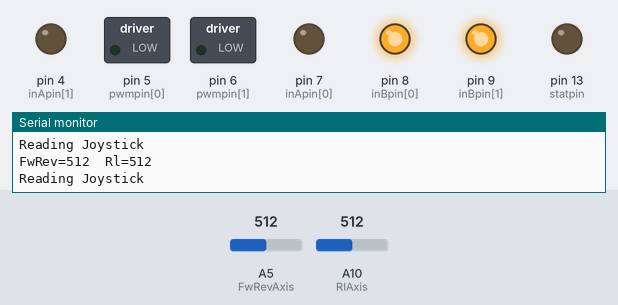
This sketch was run on a simulated Arduino Mega 2560, built with avr-gcc and run on an emulated ATmega2560. Shown: switched loads named in the sketch (green lamp = pin HIGH), output pins drawn as LEDs (lit = HIGH), the last lines printed to the serial monitor. The inputs (shaded band) are chosen by the test bench; at power-on: A5 (FwRevAxis) = 512, A10 (RlAxis) = 512.

Above: at 1.2 s.
1.3 s: A5 (FwRevAxis) set to 497
At 2.3 s:
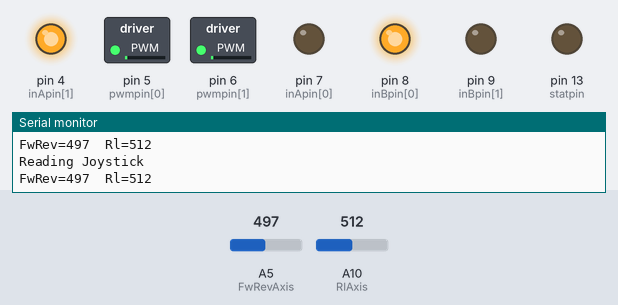
2.9 s: A10 (RlAxis) set to 502
At 3.9 s:
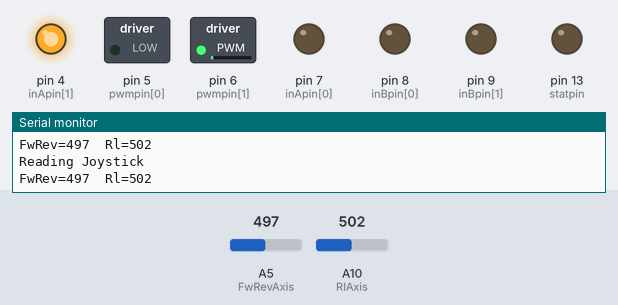
4.5 s: A10 (RlAxis) set to 306
At 6.1 s:
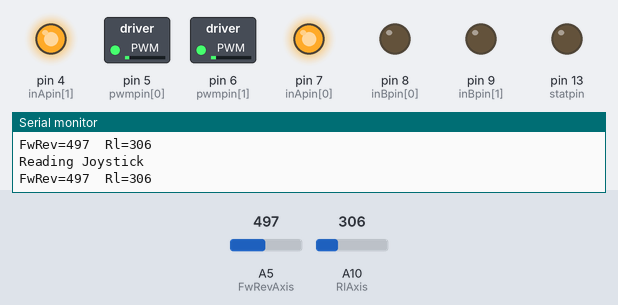
7.0 s: A5 (FwRevAxis) set to 375
At 7.19 s:
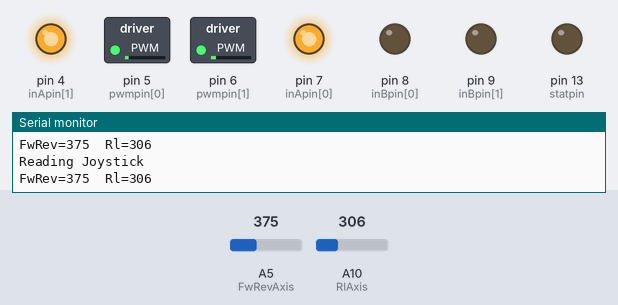
10.0 s: A5 (FwRevAxis) set to 349
At 11.0 s:
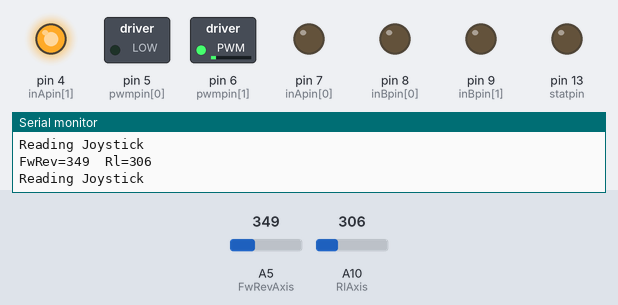
11.5 s: A10 (RlAxis) set to 290
At 13.2 s:
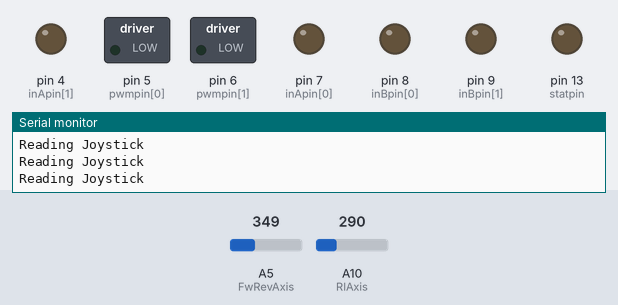
Timing chart, 0 to 14.5 s (numbered marks = the images above; inputs shaded):
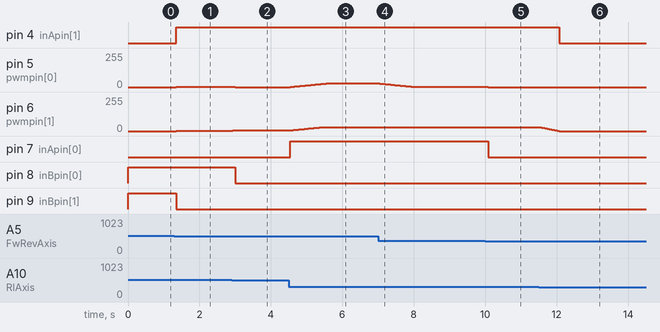

Measured:
- the behaviour switches between 505 and 504 on A5 (FwRevAxis) (found by bisection; images 0 and 1)
- the behaviour switches between 503 and 502 on A10 (RlAxis) (found by bisection; images 1 and 2)
- the behaviour switches between 367 and 366 on A5 (FwRevAxis) (found by bisection; images 4 and 5)
- after the input at 1.3 s, pin 4 (inApin[1]): LOW → HIGH after 0.05 s; pin 5 (pwmpin[0]), pin 6 (pwmpin[1]): 0/255 → 3/255 after 0.05 s; pin 9 (inBpin[1]): HIGH → LOW after 0.05 s
- after the input at 2.9 s, pin 5 (pwmpin[0]): 3/255 → 0/255 at once; pin 6 (pwmpin[1]): 3/255 → 5/255 at once; pin 8 (inBpin[0]): HIGH → LOW after 0.11 s
- after the input at 4.5 s, pin 5 (pwmpin[0]): moves from 0/255 to 27/255 over 1.0 s, starting at once; pin 6 (pwmpin[1]): moves from 5/255 to 30/255 over 0.92 s, starting at once; pin 7 (inApin[0]): LOW → HIGH at once
- after the input at 7.0 s, pin 5 (pwmpin[0]): moves from 27/255 to 2/255 over 0.92 s, starting after 0.05 s
- after the input at 10.0 s, pin 5 (pwmpin[0]): 2/255 → 0/255 after 0.05 s; pin 7 (inApin[0]): HIGH → LOW after 0.09 s
- after the input at 11.5 s, pin 4 (inApin[1]): HIGH → LOW after 0.57 s; pin 6 (pwmpin[1]): moves from 30/255 to 0/255 over 0.54 s, starting at once

The sketch:

Scooter_v0.1.0.ino
```cpp
// (licence header left out)
// The value "onFull" below represents the max speed that will be supported.
// You can set the value to any integer value from 0 to 255
// It's probably best to keep the value in the range of 30 to 255
// If it is too low, then there will not be enough power to the motors,
// and they will stall out.
// For Example:
// const int onFull = 30; // slow speed
// const int onFull = 120; // medium speed
// const int onFull = 255; // top speed
// etc.
// CHANGE THE VALUE ON THE LINE BELOW TO CHANGE THE "MAX SPEED"
const int onFull = 30;


const int offFull = 0;


#define BRAKEVCC 0
#define CW   1
#define CCW  2
#define BRAKEGND 3
#define CS_THRESHOLD 100

const int Switch = 1;
const int Joystick = 2;

/*  VNH2SP30 pin definitions
 xxx[0] controls '1' outputs
 xxx[1] controls '2' outputs */
int inApin[2] = {7, 4};  // INA: Clockwise input
int inBpin[2] = {8, 9}; // INB: Counter-clockwise input
int pwmpin[2] = {5, 6}; // PWM input
int cspin[2] = {2, 3}; // CS: Current sense ANALOG input
int enpin[2] = {0, 1}; // EN: Status of switches output (Analog pin)


int statpin = 13;
const int FwButton = 2;
const int RevButton = 3;
const int RightButton = 10;
const int LeftButton = 11;

const int FwRevAxis = A5;
const int RlAxis = A10;

int InputType = 0;

void setup()
{
  Serial.begin(9600);

  pinMode(statpin, OUTPUT);

  // Initialize digital pins as outputs
  for (int i=0; i<2; i++)
  {
    pinMode(inApin[i], OUTPUT);
    pinMode(inBpin[i], OUTPUT);
    pinMode(pwmpin[i], OUTPUT);
  }
  // Initialize braked
  for (int i=0; i<2; i++)
  {
    digitalWrite(inApin[i], LOW);
    digitalWrite(inBpin[i], HIGH);
  }

  InputType = getInputType();

  if (Switch == InputType)
  {
    pinMode(FwButton, INPUT_PULLUP);
    pinMode(RevButton, INPUT_PULLUP);
    pinMode(RightButton, INPUT_PULLUP);
    pinMode(LeftButton, INPUT_PULLUP);
  }
  if (Joystick == InputType)
  {
    pinMode(FwRevAxis, INPUT);
    pinMode(RlAxis, INPUT);
  }


}


int leftDrive = 0;

// positive is CW, negative is CCW;
int MotorTarget[2] = {0};
int MotorCurrent[2] = {0};
const int StepSize = 1;

void loop()
{
  if (InputType == Switch)
  {
    updateTargets_Switches();
  }
  else if (InputType == Joystick)
  {
    updateTargets_Joystick();
//    for (int i=0; i < 2; i++)
//    {
//      Serial.print(" i=");
//      Serial.print(
//      smartMotorGo(i, MotorCurrent[i]);
//    }
//    delay(3);
//    return;
  }

//  Serial.print("Target[0] = ");
//  Serial.print(MotorTarget[0]);
//  Serial.print("  Target[1] = ");
//  Serial.print(MotorTarget[1]);

//  Serial.print("  Current[0] = ");
//  Serial.print(MotorCurrent[0]);
//  Serial.print("  Current[1] = ");
//  Serial.print(MotorCurrent[1]);
//  Serial.println();

  bool changed = false;

  for (int i=0; i < 2; i++)
  {
    if (MotorTarget[i] > MotorCurrent[i])
    {
      MotorCurrent[i] += StepSize;
      if (MotorTarget[i] < MotorCurrent[i])
      {
        MotorCurrent[i] = MotorTarget[i];
      }
      changed = true;
    }
    else if (MotorTarget[i] < MotorCurrent[i])
    {
      MotorCurrent[i] -= StepSize;
      if (MotorTarget[i] > MotorCurrent[i])
      {
        MotorCurrent[i] = MotorTarget[i];
      }
      changed = true;
    }
    if (changed)
    {
      smartMotorGo(i, MotorCurrent[i]);
    }

  }

  delay(3);

}

int getInputType()
{
//  while(1)
//  {

  pinMode(FwButton, INPUT_PULLUP);
  pinMode(RevButton, INPUT_PULLUP);
  pinMode(RightButton, INPUT_PULLUP);
  pinMode(LeftButton, INPUT_PULLUP);
  pinMode(FwRevAxis, INPUT_PULLUP);
  pinMode(RlAxis, INPUT_PULLUP);

  //delay(50);

  int FwRev = analogRead(FwRevAxis);
  int Rl = analogRead(RlAxis);

  Serial.print("x=");
  Serial.print(Rl);
  Serial.print("  y=");
  Serial.println(FwRev);

  if ((FwRev > 300 && FwRev < 700) &&
      (Rl > 300 && Rl < 700))
  {
//    for (int i=0; i < 20; i++)
//    {
      Serial.println("Found Joystick!");
//      Serial.print("x=");
//      Serial.print(Rl);
//      Serial.print("  y=");
//      Serial.println(FwRev);
//      delay(5000);
//   FwRev = analogRead(FwRevAxis);
//   Rl = analogRead(RlAxis);

//    }
    return Joystick;
  }

  Serial.println("Found Switches!");


  return Switch;
//  }

}

void updateTargets_Joystick()
{
  Serial.println("Reading Joystick");
  pinMode(FwRevAxis, INPUT_PULLUP);
  pinMode(RlAxis, INPUT_PULLUP);

  int FwRev = analogRead(FwRevAxis);
  int Rl = analogRead(RlAxis);

  if (FwRev < 300 || Rl < 300 || FwRev > 700 || Rl > 700)
  {
    // Joystick was disconnected or has failed
    MotorTarget[0] = 0;
    MotorTarget[1] = 0;
    return;
  }
  pinMode(FwRevAxis, INPUT);
  pinMode(RlAxis, INPUT);

  delay(1); // allow the new values to stabilize

  FwRev = analogRead(FwRevAxis);
  Rl = analogRead(RlAxis);

  float fFw = FwRev;
  fFw -= 512;
  fFw = fFw / 150;
  if (fFw > 1) fFw = 1;
  if (fFw < -1) fFw = -1;

  Serial.print("FwRev=");
  Serial.print(FwRev);
  Serial.print("  Rl=");
  Serial.println(Rl);

  float fRl = Rl;
  fRl -= 512;
  fRl = fRl / 150;
  if (fRl > 1) fRl = 1;
  if (fRl < -1) fRl = -1;

//  Serial.print("fFw=");
//  Serial.println(fFw);

  // if you're in the center, zero it all out so we don't drift.
  if ((fFw < 0.05) && (fRl < 0.05) &&
      (fFw > -0.05) && (fRl > -0.05))
  {
    fFw = 0;
    fRl = 0;
  }

  float fR=fFw, fL=fFw;

//  Serial.print("  fR=");
//  Serial.print(fR);

  fR -= fRl;
  fL += fRl;

  if (fR > 1) fR = 1;
  if (fR < -1) fR = -1;

  if (fL > 1) fL = 1;
  if (fL < -1) fL = -1;

//  Serial.print("  fR=");
//  Serial.println(fR);

  MotorTarget[0] = ((float)onFull) * fR;
  MotorTarget[1] = ((float)onFull) * -fL;

}

void updateTargets_Switches()
{
  Serial.println("Reading Switches");

  if (digitalRead(FwButton) == LOW)
  {
//    Serial.println("FW");
    MotorTarget[0] = onFull * 1;
    MotorTarget[1] = onFull * -1;
  }
  else if (digitalRead(RevButton) == LOW)
  {
//    Serial.println("REV");
    MotorTarget[0] = onFull * -1;
    MotorTarget[1] = onFull * 1;
  }
  else if (digitalRead(RightButton) == LOW)
  {
//    Serial.println("RT");
    MotorTarget[0] = onFull/2 * 1;
    MotorTarget[1] = onFull/2 * 1;
  }
  else if (digitalRead(LeftButton) == LOW)
  {
//    Serial.println("LT");
    MotorTarget[0] = onFull/2 * -1;
    MotorTarget[1] = onFull/2 * -1;
  }
  else
  {
//    Serial.println("STOP");
    MotorTarget[0] = 0;
    MotorTarget[1] = 0;
  }

  delay(3);

 return;
}

void motorOff(int motor)
{
  // Initialize braked
  for (int i=0; i<2; i++)
  {
    digitalWrite(inApin[i], LOW);
    digitalWrite(inBpin[i], LOW);
  }
  analogWrite(pwmpin[motor], 0);
}

// positive velocity is CW, negative is CCW, 0 is motorOff
void smartMotorGo(uint8_t motor, int velocity)
{
  if (velocity == 0)
  {
    motorOff(motor);
    return;
  }

  uint8_t direct;

  if (velocity < 0)
  {
    direct = CCW;
  }
  else
  {
    direct = CW;
  }

  int theSpeed = abs(velocity);

  motorGo(motor, direct, theSpeed);

  return;
}
/* motorGo() will set a motor going in a specific direction
 the motor will continue going in that direction, at that speed
 until told to do otherwise.

 motor: this should be either 0 or 1, will selet which of the two
 motors to be controlled

 direct: Should be between 0 and 3, with the following result
 0: Brake to VCC
 1: Clockwise
 2: CounterClockwise
 3: Brake to GND

 pwm: should be a value between ? and 1023, higher the number, the faster
 it'll go
 */
void motorGo(uint8_t motor, uint8_t direct, uint8_t pwm)
{
  if (motor <= 1)
  {
    if (direct <=4)
    {
      // Set inA[motor]
      if (direct <=1)
        digitalWrite(inApin[motor], HIGH);
      else
        digitalWrite(inApin[motor], LOW);

      // Set inB[motor]
      if ((direct==0)||(direct==2))
        digitalWrite(inBpin[motor], HIGH);
      else
        digitalWrite(inBpin[motor], LOW);

      analogWrite(pwmpin[motor], pwm);
    }
  }
}
```
